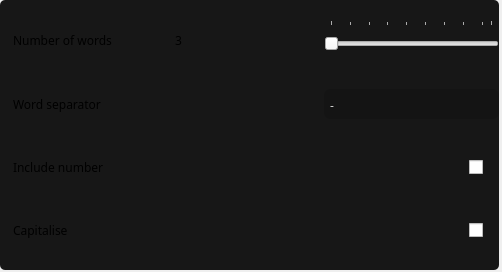
<?xml version="1.0" encoding="UTF-8"?>
<ui version="4.0">
 <class>Form</class>
 <widget class="QWidget" name="Form">
  <property name="geometry">
   <rect>
    <x>0</x>
    <y>0</y>
    <width>502</width>
    <height>272</height>
   </rect>
  </property>
  <property name="windowTitle">
   <string>Form</string>
  </property>
  <property name="styleSheet">
   <string notr="true">QWidget#widget_passphrase{
	background-color: rgb(23, 23, 23);
	border-radius: 5px;
}

QComboBox::drop-down {
	border: 0px;
}

QComboBox::down-arrow {
	image: url(:/down_arrow/down-arrow.png);
	width: 14px;
	height: 14px;
	padding-right: 2px;
}</string>
  </property>
  <widget class="QWidget" name="widget_passphrase" native="true">
   <property name="geometry">
    <rect>
     <x>0</x>
     <y>0</y>
     <width>499</width>
     <height>270</height>
    </rect>
   </property>
   <property name="sizePolicy">
    <sizepolicy hsizetype="Expanding" vsizetype="Expanding">
     <horstretch>0</horstretch>
     <verstretch>0</verstretch>
    </sizepolicy>
   </property>
   <property name="styleSheet">
    <string notr="true">padding: 10px;</string>
   </property>
   <layout class="QGridLayout" name="gridLayout">
    <item row="2" column="2" alignment="Qt::AlignRight">
     <widget class="QCheckBox" name="chk_num">
      <property name="text">
       <string/>
      </property>
     </widget>
    </item>
    <item row="3" column="2" alignment="Qt::AlignRight">
     <widget class="QCheckBox" name="chk_capitalise">
      <property name="text">
       <string/>
      </property>
     </widget>
    </item>
    <item row="1" column="0">
     <widget class="QLabel" name="lbl_separator">
      <property name="font">
       <font>
        <family>Nexa-Trial</family>
       </font>
      </property>
      <property name="text">
       <string>Word separator</string>
      </property>
      <property name="buddy">
       <cstring>combo_separator</cstring>
      </property>
     </widget>
    </item>
    <item row="0" column="2">
     <widget class="QSlider" name="slide_word_no">
      <property name="maximumSize">
       <size>
        <width>175</width>
        <height>16777215</height>
       </size>
      </property>
      <property name="styleSheet">
       <string notr="true"/>
      </property>
      <property name="minimum">
       <number>3</number>
      </property>
      <property name="maximum">
       <number>20</number>
      </property>
      <property name="value">
       <number>3</number>
      </property>
      <property name="orientation">
       <enum>Qt::Horizontal</enum>
      </property>
      <property name="tickPosition">
       <enum>QSlider::TicksAbove</enum>
      </property>
      <property name="tickInterval">
       <number>2</number>
      </property>
     </widget>
    </item>
    <item row="2" column="0">
     <widget class="QLabel" name="lbl_inc_number">
      <property name="font">
       <font>
        <family>Nexa-Trial</family>
       </font>
      </property>
      <property name="text">
       <string>Include number</string>
      </property>
      <property name="buddy">
       <cstring>chk_num</cstring>
      </property>
     </widget>
    </item>
    <item row="0" column="0">
     <widget class="QLabel" name="lbl_words">
      <property name="font">
       <font>
        <family>Nexa-Trial</family>
       </font>
      </property>
      <property name="text">
       <string>Number of words</string>
      </property>
      <property name="buddy">
       <cstring>slide_word_no</cstring>
      </property>
     </widget>
    </item>
    <item row="3" column="0">
     <widget class="QLabel" name="lbl_capitalise">
      <property name="font">
       <font>
        <family>Nexa-Trial</family>
       </font>
      </property>
      <property name="text">
       <string>Capitalise</string>
      </property>
      <property name="buddy">
       <cstring>chk_capitalise</cstring>
      </property>
     </widget>
    </item>
    <item row="0" column="1">
     <widget class="QLabel" name="lbl_word_no">
      <property name="font">
       <font>
        <family>Nexa-Trial</family>
       </font>
      </property>
      <property name="text">
       <string>3</string>
      </property>
      <property name="buddy">
       <cstring>slide_word_no</cstring>
      </property>
     </widget>
    </item>
    <item row="1" column="2">
     <widget class="QComboBox" name="combo_separator">
      <property name="sizePolicy">
       <sizepolicy hsizetype="Preferred" vsizetype="Expanding">
        <horstretch>0</horstretch>
        <verstretch>0</verstretch>
       </sizepolicy>
      </property>
      <property name="maximumSize">
       <size>
        <width>16777215</width>
        <height>30</height>
       </size>
      </property>
      <property name="font">
       <font>
        <family>Nexa-Trial</family>
       </font>
      </property>
      <property name="styleSheet">
       <string notr="true">border-radius:6px;
padding-bottom:8px;
padding-left:6px;
color: rgba(255, 255, 255, 200);
background-color: rgb(20,20,20);</string>
      </property>
      <property name="maxVisibleItems">
       <number>5</number>
      </property>
      <property name="frame">
       <bool>true</bool>
      </property>
      <item>
       <property name="text">
        <string>-</string>
       </property>
      </item>
      <item>
       <property name="text">
        <string>.</string>
       </property>
      </item>
      <item>
       <property name="text">
        <string>,</string>
       </property>
      </item>
      <item>
       <property name="text">
        <string>!</string>
       </property>
      </item>
     </widget>
    </item>
   </layout>
  </widget>
 </widget>
 <tabstops>
  <tabstop>slide_word_no</tabstop>
  <tabstop>combo_separator</tabstop>
  <tabstop>chk_num</tabstop>
  <tabstop>chk_capitalise</tabstop>
 </tabstops>
 <resources>
  <include location="../icons/search_icon.qrc"/>
 </resources>
 <connections>
  <connection>
   <sender>slide_word_no</sender>
   <signal>sliderMoved(int)</signal>
   <receiver>lbl_word_no</receiver>
   <slot>setNum(int)</slot>
   <hints>
    <hint type="sourcelabel">
     <x>341</x>
     <y>45</y>
    </hint>
    <hint type="destinationlabel">
     <x>234</x>
     <y>42</y>
    </hint>
   </hints>
  </connection>
 </connections>
</ui>
